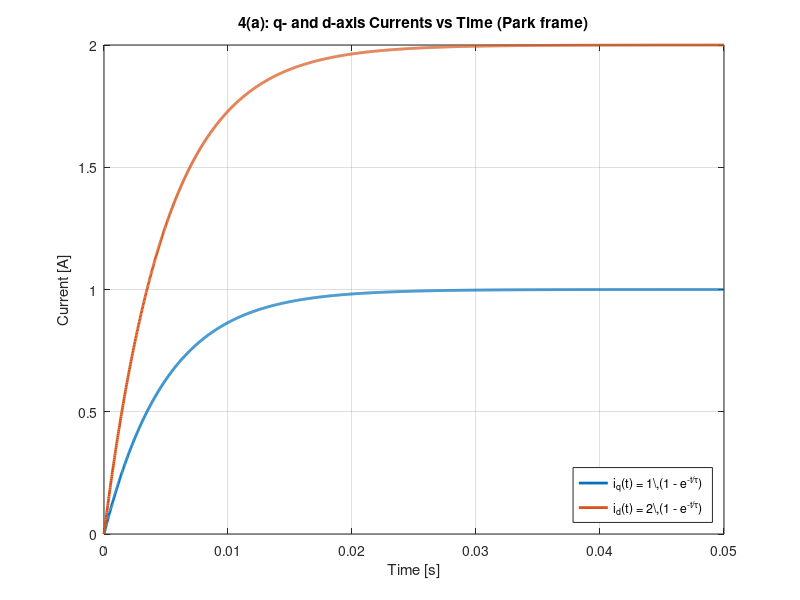
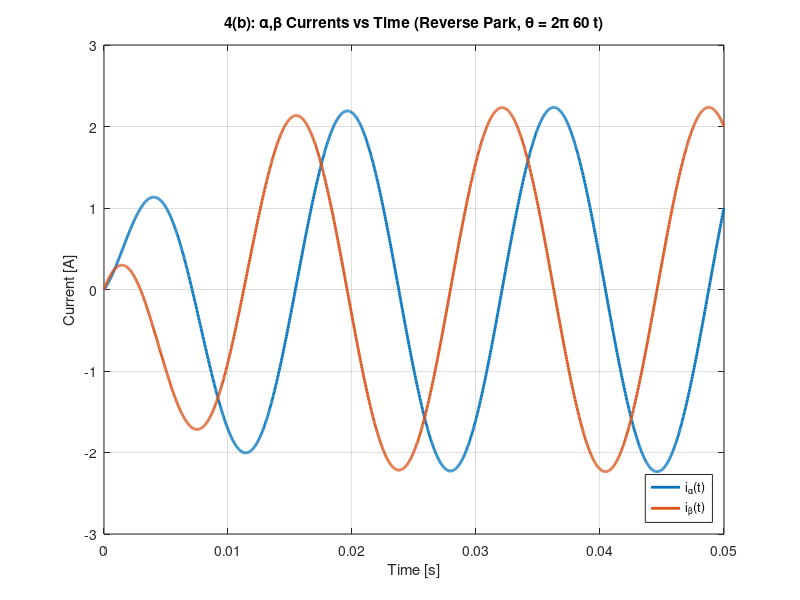
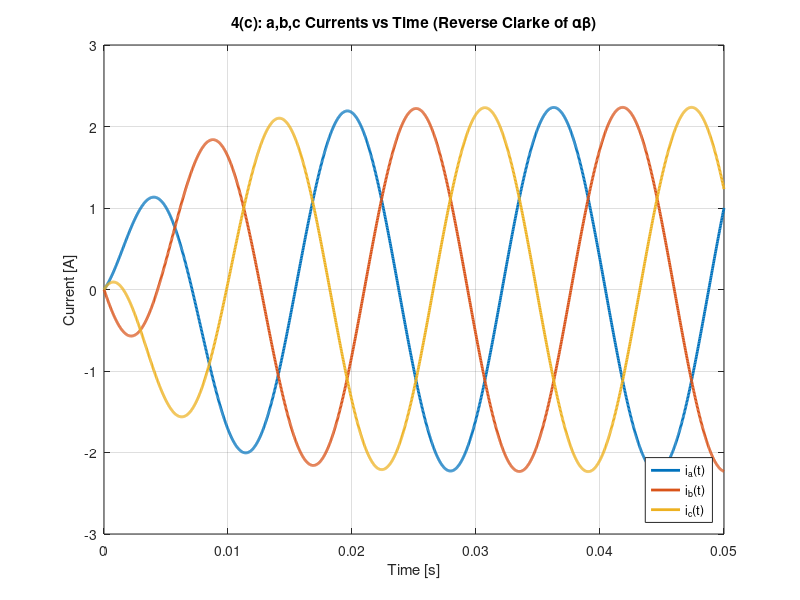

Recreate these plots in MATLAB, in order.
%% Clear all close all Problem 4
% notes
% Convention: Lipo–Novotny (q-axis ∥ α at θ=0)
% Reverse Park (T2^{-1}): [ i_α ; i_β ] = [ cosθ  sinθ ; -sinθ  cosθ ] [ i_q ; i_d ]
% Reverse Clarke (T1^{-1}, balanced so f0=0):
%   [ i_a ]   [ 1      0     ] [ i_α ]
%   [ i_b ] = [ -1/2  -√3/2 ] [ i_β ]
%   [ i_c ]   [ -1/2   √3/2 ] [     ]
% (If you keep zero-sequence explicitly: multiply [i_α i_β i_0]^T by
%   [ 1  0  1 ; -1/2 -√3/2 1 ; -1/2 √3/2 1 ], with i_0 = 0 for balanced 3Φ.)

clear; close all; clc;

%% Common timing
f_e = 60;                    % electrical frequency [Hz]
T   = 1/f_e;                 % given
t_end = 3*T;                 % 3 electrical periods
npts  = 2000;
t = linspace(0, t_end, npts);

%% -----------------------------
%  (a) q- and d-axis currents vs time (as given)
tau = 0.005;                 % seconds
i_q = 1.0 * (1 - exp(-t./tau));
i_d = 2.0 * (1 - exp(-t./tau));

figure; hold on; grid on; box on;
plot(t, i_q, 'LineWidth', 2);
plot(t, i_d, 'LineWidth', 2);
xlabel('Time [s]'); ylabel('Current [A]');
title('4(a): q- and d-axis Currents vs Time (Park frame)');
legend('i_q(t) = 1\,(1 - e^{-t/\tau})', 'i_d(t) = 2\,(1 - e^{-t/\tau})', 'Location','southeast');

%% -----------------------------
%  (b) α,β currents vs time (reverse Park transform, θ = 2π·60·t)
theta = 2*pi*f_e*t;          % Park angle (per prompt)
c = cos(theta); s = sin(theta);

% Reverse Park: T2^{-1}(θ)
i_alpha =  c .* i_q + s .* i_d;
i_beta  = -s .* i_q + c .* i_d;

figure; hold on; grid on; box on;
plot(t, i_alpha, 'LineWidth', 2);
plot(t, i_beta,  'LineWidth', 2);
xlabel('Time [s]'); ylabel('Current [A]');
title('4(b): \alpha,\beta Currents vs Time (Reverse Park, \theta = 2\pi 60 t)');
legend('i_\alpha(t)', 'i_\beta(t)', 'Location','southeast');

%% -----------------------------
%  (c) a,b,c currents vs time (reverse Clarke of part b)
% Balanced, so i0 = 0
i_a = 1      * i_alpha + 0           * i_beta;
i_b = (-1/2) * i_alpha + (-sqrt(3)/2)* i_beta;
i_c = (-1/2) * i_alpha + ( sqrt(3)/2)* i_beta;

figure; hold on; grid on; box on;
plot(t, i_a, 'LineWidth', 2);
plot(t, i_b, 'LineWidth', 2);
plot(t, i_c, 'LineWidth', 2);
xlabel('Time [s]'); ylabel('Current [A]');
title('4(c): a,b,c Currents vs Time (Reverse Clarke of \alpha\beta)');
legend('i_a(t)','i_b(t)','i_c(t)', 'Location','southeast');

%% Sanity notes:
% • (a) shows first-order rises to 1 A (q) and 2 A (d).
% • (b) αβ are those same transients rotated by θ, so they appear sinusoidal
%   envelopes modulated by the exponential rise.
% • (c) abc are three sinusoids 120° apart with the same exponential envelopes.
